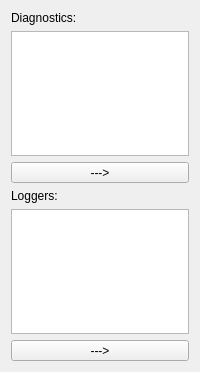
<?xml version="1.0" encoding="UTF-8"?>
<ui version="4.0">
 <class>DiagnosticsToolBox</class>
 <widget class="QWidget" name="DiagnosticsToolBox">
  <property name="geometry">
   <rect>
    <x>0</x>
    <y>0</y>
    <width>200</width>
    <height>372</height>
   </rect>
  </property>
  <property name="minimumSize">
   <size>
    <width>150</width>
    <height>0</height>
   </size>
  </property>
  <property name="maximumSize">
   <size>
    <width>200</width>
    <height>16777215</height>
   </size>
  </property>
  <property name="windowTitle">
   <string>ToolBox</string>
  </property>
  <property name="currentIndex" stdset="0">
   <number>0</number>
  </property>
  <layout class="QGridLayout" name="gridLayout">
   <item row="4" column="1">
    <widget class="QListWidget" name="loggerList"/>
   </item>
   <item row="3" column="1">
    <widget class="QLabel" name="label">
     <property name="text">
      <string>Loggers:</string>
     </property>
    </widget>
   </item>
   <item row="1" column="1">
    <widget class="QListWidget" name="diagnosticList"/>
   </item>
   <item row="0" column="1">
    <widget class="QLabel" name="label_2">
     <property name="text">
      <string>Diagnostics:</string>
     </property>
    </widget>
   </item>
   <item row="2" column="1">
    <widget class="QToolButton" name="addDiagnosticButton">
     <property name="sizePolicy">
      <sizepolicy hsizetype="Expanding" vsizetype="Fixed">
       <horstretch>0</horstretch>
       <verstretch>0</verstretch>
      </sizepolicy>
     </property>
     <property name="text">
      <string>---&gt;</string>
     </property>
     <property name="icon">
      <iconset>
       <normalon>:/buttons/images/right-arrow.png</normalon>
      </iconset>
     </property>
     <property name="iconSize">
      <size>
       <width>24</width>
       <height>16</height>
      </size>
     </property>
    </widget>
   </item>
   <item row="5" column="1">
    <widget class="QToolButton" name="addLoggerButton">
     <property name="sizePolicy">
      <sizepolicy hsizetype="Expanding" vsizetype="Fixed">
       <horstretch>0</horstretch>
       <verstretch>0</verstretch>
      </sizepolicy>
     </property>
     <property name="text">
      <string>---&gt;</string>
     </property>
     <property name="icon">
      <iconset>
       <normalon>:/buttons/images/right-arrow.png</normalon>
      </iconset>
     </property>
     <property name="iconSize">
      <size>
       <width>24</width>
       <height>16</height>
      </size>
     </property>
    </widget>
   </item>
  </layout>
 </widget>
 <resources>
  <include location="imgres.qrc"/>
 </resources>
 <connections>
  <connection>
   <sender>diagnosticList</sender>
   <signal>doubleClicked(QModelIndex)</signal>
   <receiver>DiagnosticsToolBox</receiver>
   <slot>addDiagnostic()</slot>
   <hints>
    <hint type="sourcelabel">
     <x>99</x>
     <y>90</y>
    </hint>
    <hint type="destinationlabel">
     <x>99</x>
     <y>185</y>
    </hint>
   </hints>
  </connection>
  <connection>
   <sender>loggerList</sender>
   <signal>doubleClicked(QModelIndex)</signal>
   <receiver>DiagnosticsToolBox</receiver>
   <slot>addLogger()</slot>
   <hints>
    <hint type="sourcelabel">
     <x>99</x>
     <y>270</y>
    </hint>
    <hint type="destinationlabel">
     <x>99</x>
     <y>185</y>
    </hint>
   </hints>
  </connection>
  <connection>
   <sender>addDiagnosticButton</sender>
   <signal>clicked()</signal>
   <receiver>DiagnosticsToolBox</receiver>
   <slot>addDiagnostic()</slot>
   <hints>
    <hint type="sourcelabel">
     <x>99</x>
     <y>170</y>
    </hint>
    <hint type="destinationlabel">
     <x>99</x>
     <y>185</y>
    </hint>
   </hints>
  </connection>
  <connection>
   <sender>addLoggerButton</sender>
   <signal>clicked()</signal>
   <receiver>DiagnosticsToolBox</receiver>
   <slot>addLogger()</slot>
   <hints>
    <hint type="sourcelabel">
     <x>99</x>
     <y>350</y>
    </hint>
    <hint type="destinationlabel">
     <x>99</x>
     <y>185</y>
    </hint>
   </hints>
  </connection>
 </connections>
 <slots>
  <signal>diagnosticAdded(PyQt_PyObject)</signal>
  <signal>loggerAdded(PyQt_PyObject)</signal>
  <slot>addDiagnostic()</slot>
  <slot>addLogger()</slot>
 </slots>
</ui>
